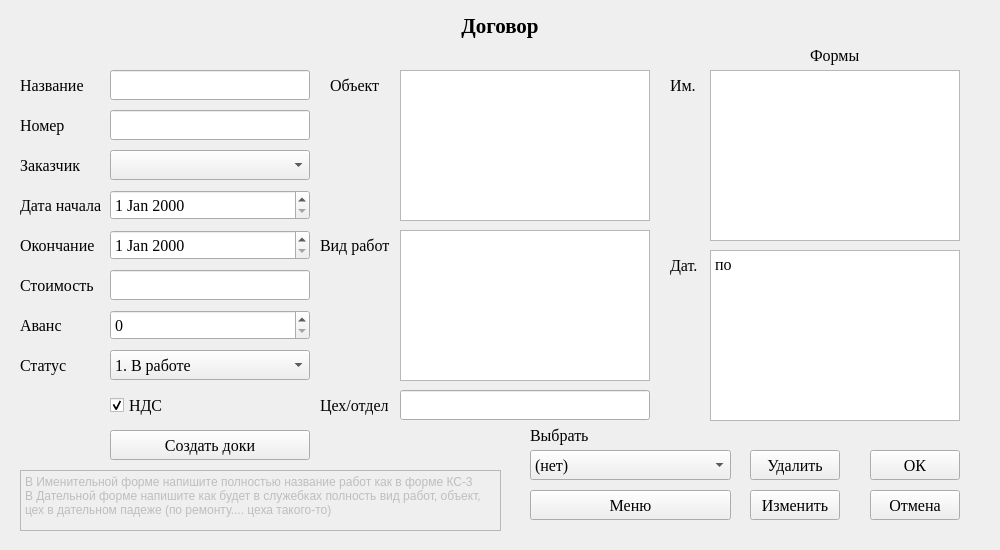
<?xml version="1.0" encoding="UTF-8"?>
<ui version="4.0">
 <class>widget</class>
 <widget class="QWidget" name="widget">
  <property name="enabled">
   <bool>true</bool>
  </property>
  <property name="geometry">
   <rect>
    <x>0</x>
    <y>0</y>
    <width>1000</width>
    <height>550</height>
   </rect>
  </property>
  <property name="windowTitle">
   <string>Добавить заказчика</string>
  </property>
  <widget class="QLabel" name="label">
   <property name="geometry">
    <rect>
     <x>400</x>
     <y>10</y>
     <width>200</width>
     <height>31</height>
    </rect>
   </property>
   <property name="font">
    <font>
     <family>Times New Roman</family>
     <pointsize>16</pointsize>
     <bold>true</bold>
    </font>
   </property>
   <property name="text">
    <string>Договор</string>
   </property>
   <property name="alignment">
    <set>Qt::AlignCenter</set>
   </property>
  </widget>
  <widget class="QLabel" name="label_2">
   <property name="geometry">
    <rect>
     <x>20</x>
     <y>70</y>
     <width>121</width>
     <height>30</height>
    </rect>
   </property>
   <property name="font">
    <font>
     <family>Times New Roman</family>
     <pointsize>12</pointsize>
    </font>
   </property>
   <property name="text">
    <string>Название</string>
   </property>
  </widget>
  <widget class="QLineEdit" name="name">
   <property name="geometry">
    <rect>
     <x>110</x>
     <y>70</y>
     <width>200</width>
     <height>30</height>
    </rect>
   </property>
   <property name="font">
    <font>
     <family>Times New Roman</family>
     <pointsize>12</pointsize>
    </font>
   </property>
  </widget>
  <widget class="QLabel" name="label_3">
   <property name="geometry">
    <rect>
     <x>20</x>
     <y>150</y>
     <width>81</width>
     <height>30</height>
    </rect>
   </property>
   <property name="font">
    <font>
     <family>Times New Roman</family>
     <pointsize>12</pointsize>
    </font>
   </property>
   <property name="text">
    <string>Заказчик</string>
   </property>
  </widget>
  <widget class="QTextEdit" name="my_object">
   <property name="geometry">
    <rect>
     <x>400</x>
     <y>70</y>
     <width>250</width>
     <height>151</height>
    </rect>
   </property>
   <property name="font">
    <font>
     <family>Times New Roman</family>
     <pointsize>12</pointsize>
    </font>
   </property>
  </widget>
  <widget class="QLabel" name="label_4">
   <property name="geometry">
    <rect>
     <x>330</x>
     <y>70</y>
     <width>71</width>
     <height>30</height>
    </rect>
   </property>
   <property name="font">
    <font>
     <family>Times New Roman</family>
     <pointsize>12</pointsize>
    </font>
   </property>
   <property name="text">
    <string>Объект</string>
   </property>
  </widget>
  <widget class="QTextEdit" name="work">
   <property name="geometry">
    <rect>
     <x>400</x>
     <y>230</y>
     <width>250</width>
     <height>151</height>
    </rect>
   </property>
   <property name="font">
    <font>
     <family>Times New Roman</family>
     <pointsize>12</pointsize>
    </font>
   </property>
  </widget>
  <widget class="QLabel" name="label_5">
   <property name="geometry">
    <rect>
     <x>320</x>
     <y>230</y>
     <width>81</width>
     <height>31</height>
    </rect>
   </property>
   <property name="font">
    <font>
     <family>Times New Roman</family>
     <pointsize>12</pointsize>
    </font>
   </property>
   <property name="text">
    <string>Вид работ</string>
   </property>
  </widget>
  <widget class="QLineEdit" name="part">
   <property name="geometry">
    <rect>
     <x>400</x>
     <y>390</y>
     <width>250</width>
     <height>30</height>
    </rect>
   </property>
   <property name="font">
    <font>
     <family>Times New Roman</family>
     <pointsize>12</pointsize>
    </font>
   </property>
  </widget>
  <widget class="QLabel" name="label_6">
   <property name="geometry">
    <rect>
     <x>320</x>
     <y>390</y>
     <width>91</width>
     <height>30</height>
    </rect>
   </property>
   <property name="font">
    <font>
     <family>Times New Roman</family>
     <pointsize>12</pointsize>
    </font>
   </property>
   <property name="text">
    <string>Цех/отдел</string>
   </property>
  </widget>
  <widget class="QPushButton" name="b_cancel">
   <property name="geometry">
    <rect>
     <x>870</x>
     <y>490</y>
     <width>90</width>
     <height>30</height>
    </rect>
   </property>
   <property name="font">
    <font>
     <family>Times New Roman</family>
     <pointsize>12</pointsize>
    </font>
   </property>
   <property name="text">
    <string>Отмена</string>
   </property>
  </widget>
  <widget class="QPushButton" name="b_ok">
   <property name="geometry">
    <rect>
     <x>870</x>
     <y>450</y>
     <width>90</width>
     <height>30</height>
    </rect>
   </property>
   <property name="font">
    <font>
     <family>Times New Roman</family>
     <pointsize>12</pointsize>
    </font>
   </property>
   <property name="text">
    <string>ОК</string>
   </property>
  </widget>
  <widget class="QLineEdit" name="number">
   <property name="geometry">
    <rect>
     <x>110</x>
     <y>110</y>
     <width>200</width>
     <height>30</height>
    </rect>
   </property>
   <property name="font">
    <font>
     <family>Times New Roman</family>
     <pointsize>12</pointsize>
    </font>
   </property>
  </widget>
  <widget class="QLabel" name="label_8">
   <property name="geometry">
    <rect>
     <x>20</x>
     <y>110</y>
     <width>101</width>
     <height>30</height>
    </rect>
   </property>
   <property name="font">
    <font>
     <family>Times New Roman</family>
     <pointsize>12</pointsize>
    </font>
   </property>
   <property name="text">
    <string>Номер</string>
   </property>
  </widget>
  <widget class="QDateEdit" name="date">
   <property name="geometry">
    <rect>
     <x>110</x>
     <y>190</y>
     <width>200</width>
     <height>30</height>
    </rect>
   </property>
   <property name="font">
    <font>
     <family>Times New Roman</family>
     <pointsize>12</pointsize>
    </font>
   </property>
  </widget>
  <widget class="QLabel" name="label_9">
   <property name="geometry">
    <rect>
     <x>20</x>
     <y>190</y>
     <width>101</width>
     <height>30</height>
    </rect>
   </property>
   <property name="font">
    <font>
     <family>Times New Roman</family>
     <pointsize>12</pointsize>
    </font>
   </property>
   <property name="text">
    <string>Дата начала</string>
   </property>
  </widget>
  <widget class="QComboBox" name="cb_select">
   <property name="geometry">
    <rect>
     <x>530</x>
     <y>450</y>
     <width>201</width>
     <height>30</height>
    </rect>
   </property>
   <property name="font">
    <font>
     <family>Times New Roman</family>
     <pointsize>12</pointsize>
    </font>
   </property>
   <item>
    <property name="text">
     <string>(нет)</string>
    </property>
   </item>
  </widget>
  <widget class="QLabel" name="label_10">
   <property name="geometry">
    <rect>
     <x>530</x>
     <y>420</y>
     <width>81</width>
     <height>30</height>
    </rect>
   </property>
   <property name="font">
    <font>
     <family>Times New Roman</family>
     <pointsize>12</pointsize>
    </font>
   </property>
   <property name="text">
    <string>Выбрать</string>
   </property>
  </widget>
  <widget class="QComboBox" name="cb_comp">
   <property name="geometry">
    <rect>
     <x>110</x>
     <y>150</y>
     <width>200</width>
     <height>30</height>
    </rect>
   </property>
   <property name="font">
    <font>
     <family>Times New Roman</family>
     <pointsize>12</pointsize>
    </font>
   </property>
  </widget>
  <widget class="QPushButton" name="b_change">
   <property name="geometry">
    <rect>
     <x>750</x>
     <y>490</y>
     <width>90</width>
     <height>30</height>
    </rect>
   </property>
   <property name="font">
    <font>
     <family>Times New Roman</family>
     <pointsize>12</pointsize>
    </font>
   </property>
   <property name="text">
    <string>Изменить</string>
   </property>
  </widget>
  <widget class="QPushButton" name="b_kill">
   <property name="geometry">
    <rect>
     <x>750</x>
     <y>450</y>
     <width>90</width>
     <height>30</height>
    </rect>
   </property>
   <property name="font">
    <font>
     <family>Times New Roman</family>
     <pointsize>12</pointsize>
    </font>
   </property>
   <property name="text">
    <string>Удалить</string>
   </property>
  </widget>
  <widget class="QDateEdit" name="date_end">
   <property name="geometry">
    <rect>
     <x>110</x>
     <y>230</y>
     <width>200</width>
     <height>30</height>
    </rect>
   </property>
   <property name="font">
    <font>
     <family>Times New Roman</family>
     <pointsize>12</pointsize>
    </font>
   </property>
  </widget>
  <widget class="QLineEdit" name="price">
   <property name="geometry">
    <rect>
     <x>110</x>
     <y>270</y>
     <width>200</width>
     <height>30</height>
    </rect>
   </property>
   <property name="font">
    <font>
     <family>Times New Roman</family>
     <pointsize>12</pointsize>
    </font>
   </property>
  </widget>
  <widget class="QLabel" name="label_11">
   <property name="geometry">
    <rect>
     <x>20</x>
     <y>230</y>
     <width>101</width>
     <height>30</height>
    </rect>
   </property>
   <property name="font">
    <font>
     <family>Times New Roman</family>
     <pointsize>12</pointsize>
    </font>
   </property>
   <property name="text">
    <string>Окончание</string>
   </property>
  </widget>
  <widget class="QLabel" name="label_12">
   <property name="geometry">
    <rect>
     <x>20</x>
     <y>270</y>
     <width>101</width>
     <height>30</height>
    </rect>
   </property>
   <property name="font">
    <font>
     <family>Times New Roman</family>
     <pointsize>12</pointsize>
    </font>
   </property>
   <property name="text">
    <string>Стоимость</string>
   </property>
  </widget>
  <widget class="QCheckBox" name="nds">
   <property name="geometry">
    <rect>
     <x>110</x>
     <y>390</y>
     <width>76</width>
     <height>30</height>
    </rect>
   </property>
   <property name="font">
    <font>
     <family>Times New Roman</family>
     <pointsize>12</pointsize>
    </font>
   </property>
   <property name="acceptDrops">
    <bool>false</bool>
   </property>
   <property name="text">
    <string>НДС</string>
   </property>
   <property name="checked">
    <bool>true</bool>
   </property>
  </widget>
  <widget class="QSpinBox" name="avans">
   <property name="geometry">
    <rect>
     <x>110</x>
     <y>310</y>
     <width>200</width>
     <height>30</height>
    </rect>
   </property>
   <property name="font">
    <font>
     <family>Times New Roman</family>
     <pointsize>12</pointsize>
    </font>
   </property>
  </widget>
  <widget class="QLabel" name="label_13">
   <property name="geometry">
    <rect>
     <x>20</x>
     <y>310</y>
     <width>49</width>
     <height>30</height>
    </rect>
   </property>
   <property name="font">
    <font>
     <family>Times New Roman</family>
     <pointsize>12</pointsize>
    </font>
   </property>
   <property name="text">
    <string>Аванс</string>
   </property>
  </widget>
  <widget class="QComboBox" name="status">
   <property name="geometry">
    <rect>
     <x>110</x>
     <y>350</y>
     <width>200</width>
     <height>30</height>
    </rect>
   </property>
   <property name="font">
    <font>
     <family>Times New Roman</family>
     <pointsize>12</pointsize>
    </font>
   </property>
   <item>
    <property name="text">
     <string>1. В работе</string>
    </property>
   </item>
   <item>
    <property name="text">
     <string>2. На паузе</string>
    </property>
   </item>
   <item>
    <property name="text">
     <string>3. Завершен</string>
    </property>
   </item>
  </widget>
  <widget class="QLabel" name="label_14">
   <property name="geometry">
    <rect>
     <x>20</x>
     <y>350</y>
     <width>49</width>
     <height>30</height>
    </rect>
   </property>
   <property name="font">
    <font>
     <family>Times New Roman</family>
     <pointsize>12</pointsize>
    </font>
   </property>
   <property name="text">
    <string>Статус</string>
   </property>
  </widget>
  <widget class="QPushButton" name="b_docs">
   <property name="geometry">
    <rect>
     <x>110</x>
     <y>430</y>
     <width>200</width>
     <height>30</height>
    </rect>
   </property>
   <property name="font">
    <font>
     <family>Times New Roman</family>
     <pointsize>12</pointsize>
    </font>
   </property>
   <property name="text">
    <string>Создать доки</string>
   </property>
  </widget>
  <widget class="QPushButton" name="b_menu">
   <property name="geometry">
    <rect>
     <x>530</x>
     <y>490</y>
     <width>201</width>
     <height>30</height>
    </rect>
   </property>
   <property name="font">
    <font>
     <family>Times New Roman</family>
     <pointsize>12</pointsize>
    </font>
   </property>
   <property name="text">
    <string>Меню</string>
   </property>
  </widget>
  <widget class="QTextEdit" name="nomn">
   <property name="geometry">
    <rect>
     <x>710</x>
     <y>70</y>
     <width>250</width>
     <height>171</height>
    </rect>
   </property>
   <property name="font">
    <font>
     <family>Times New Roman</family>
     <pointsize>12</pointsize>
    </font>
   </property>
  </widget>
  <widget class="QTextEdit" name="datv">
   <property name="geometry">
    <rect>
     <x>710</x>
     <y>250</y>
     <width>250</width>
     <height>171</height>
    </rect>
   </property>
   <property name="font">
    <font>
     <family>Times New Roman</family>
     <pointsize>12</pointsize>
    </font>
   </property>
   <property name="html">
    <string>&lt;!DOCTYPE HTML PUBLIC &quot;-//W3C//DTD HTML 4.0//EN&quot; &quot;http://www.w3.org/TR/REC-html40/strict.dtd&quot;&gt;
&lt;html&gt;&lt;head&gt;&lt;meta name=&quot;qrichtext&quot; content=&quot;1&quot; /&gt;&lt;meta charset=&quot;utf-8&quot; /&gt;&lt;style type=&quot;text/css&quot;&gt;
p, li { white-space: pre-wrap; }
&lt;/style&gt;&lt;/head&gt;&lt;body style=&quot; font-family:'Times New Roman'; font-size:12pt; font-weight:400; font-style:normal;&quot;&gt;
&lt;p style=&quot; margin-top:0px; margin-bottom:0px; margin-left:0px; margin-right:0px; -qt-block-indent:0; text-indent:0px;&quot;&gt;по &lt;/p&gt;&lt;/body&gt;&lt;/html&gt;</string>
   </property>
  </widget>
  <widget class="QLabel" name="label_7">
   <property name="geometry">
    <rect>
     <x>670</x>
     <y>70</y>
     <width>41</width>
     <height>30</height>
    </rect>
   </property>
   <property name="font">
    <font>
     <family>Times New Roman</family>
     <pointsize>12</pointsize>
    </font>
   </property>
   <property name="text">
    <string>Им.</string>
   </property>
  </widget>
  <widget class="QLabel" name="label_15">
   <property name="geometry">
    <rect>
     <x>670</x>
     <y>250</y>
     <width>41</width>
     <height>30</height>
    </rect>
   </property>
   <property name="font">
    <font>
     <family>Times New Roman</family>
     <pointsize>12</pointsize>
    </font>
   </property>
   <property name="text">
    <string>Дат.</string>
   </property>
  </widget>
  <widget class="QLabel" name="label_16">
   <property name="geometry">
    <rect>
     <x>810</x>
     <y>40</y>
     <width>71</width>
     <height>30</height>
    </rect>
   </property>
   <property name="font">
    <font>
     <family>Times New Roman</family>
     <pointsize>12</pointsize>
    </font>
   </property>
   <property name="text">
    <string>Формы</string>
   </property>
  </widget>
  <widget class="QTextBrowser" name="textBrowser">
   <property name="enabled">
    <bool>false</bool>
   </property>
   <property name="geometry">
    <rect>
     <x>20</x>
     <y>470</y>
     <width>481</width>
     <height>61</height>
    </rect>
   </property>
   <property name="html">
    <string>&lt;!DOCTYPE HTML PUBLIC &quot;-//W3C//DTD HTML 4.0//EN&quot; &quot;http://www.w3.org/TR/REC-html40/strict.dtd&quot;&gt;
&lt;html&gt;&lt;head&gt;&lt;meta name=&quot;qrichtext&quot; content=&quot;1&quot; /&gt;&lt;meta charset=&quot;utf-8&quot; /&gt;&lt;style type=&quot;text/css&quot;&gt;
p, li { white-space: pre-wrap; }
&lt;/style&gt;&lt;/head&gt;&lt;body style=&quot; font-family:'Segoe UI'; font-size:9pt; font-weight:400; font-style:normal;&quot;&gt;
&lt;p style=&quot; margin-top:0px; margin-bottom:0px; margin-left:0px; margin-right:0px; -qt-block-indent:0; text-indent:0px;&quot;&gt;В Именительной форме напишите полностью название работ как в форме КС-3&lt;/p&gt;
&lt;p style=&quot; margin-top:0px; margin-bottom:0px; margin-left:0px; margin-right:0px; -qt-block-indent:0; text-indent:0px;&quot;&gt;В Дательной форме напишите как будет в служебках полность вид работ, объект, цех в дательном падеже (по ремонту.... цеха такого-то)&lt;/p&gt;&lt;/body&gt;&lt;/html&gt;</string>
   </property>
  </widget>
 </widget>
 <resources/>
 <connections/>
</ui>
